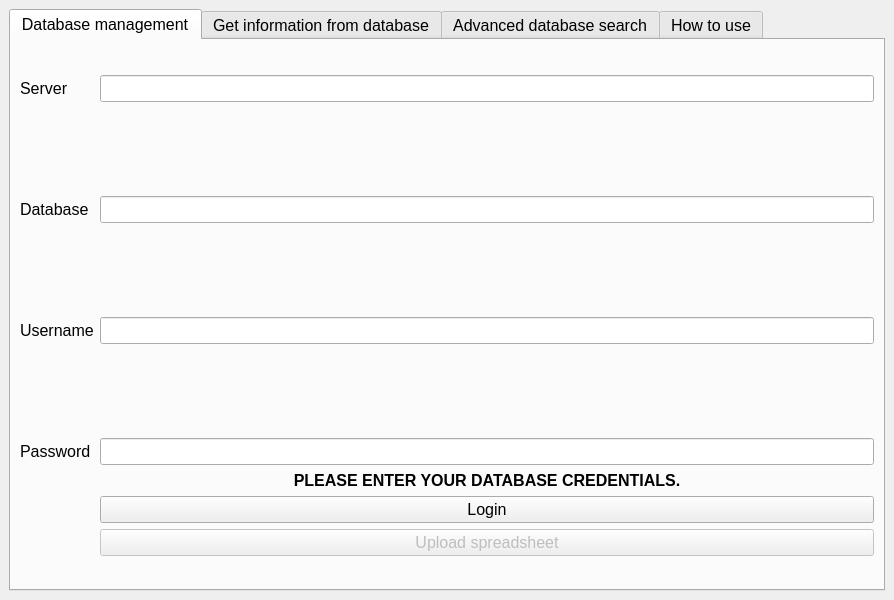
<?xml version="1.0" encoding="UTF-8"?>
<ui version="4.0">
 <class>MainWindow</class>
 <widget class="QMainWindow" name="MainWindow">
  <property name="enabled">
   <bool>true</bool>
  </property>
  <property name="geometry">
   <rect>
    <x>0</x>
    <y>0</y>
    <width>894</width>
    <height>600</height>
   </rect>
  </property>
  <property name="windowTitle">
   <string>Senior Project | Cameron Hickey, 2021</string>
  </property>
  <widget class="QWidget" name="centralwidget">
   <layout class="QGridLayout" name="gridLayout">
    <item row="0" column="1">
     <widget class="QTabWidget" name="tabWidget">
      <property name="enabled">
       <bool>true</bool>
      </property>
      <property name="font">
       <font>
        <pointsize>12</pointsize>
       </font>
      </property>
      <property name="focusPolicy">
       <enum>Qt::TabFocus</enum>
      </property>
      <property name="autoFillBackground">
       <bool>false</bool>
      </property>
      <property name="tabShape">
       <enum>QTabWidget::Rounded</enum>
      </property>
      <property name="currentIndex">
       <number>0</number>
      </property>
      <widget class="QWidget" name="uploadTab">
       <attribute name="title">
        <string>Database management</string>
       </attribute>
       <layout class="QFormLayout" name="formLayout_2">
        <item row="2" column="0" colspan="2">
         <spacer name="horizontalSpacer">
          <property name="orientation">
           <enum>Qt::Horizontal</enum>
          </property>
          <property name="sizeHint" stdset="0">
           <size>
            <width>40</width>
            <height>20</height>
           </size>
          </property>
         </spacer>
        </item>
        <item row="4" column="0">
         <widget class="QLabel" name="serverLabel">
          <property name="font">
           <font>
            <pointsize>12</pointsize>
           </font>
          </property>
          <property name="text">
           <string>Server</string>
          </property>
         </widget>
        </item>
        <item row="4" column="1">
         <widget class="QLineEdit" name="serverField"/>
        </item>
        <item row="5" column="1">
         <spacer name="verticalSpacer_3">
          <property name="orientation">
           <enum>Qt::Vertical</enum>
          </property>
          <property name="sizeHint" stdset="0">
           <size>
            <width>20</width>
            <height>40</height>
           </size>
          </property>
         </spacer>
        </item>
        <item row="6" column="0">
         <widget class="QLabel" name="databaseLabel">
          <property name="text">
           <string>Database</string>
          </property>
         </widget>
        </item>
        <item row="6" column="1">
         <widget class="QLineEdit" name="databaseField"/>
        </item>
        <item row="7" column="1">
         <spacer name="verticalSpacer_2">
          <property name="orientation">
           <enum>Qt::Vertical</enum>
          </property>
          <property name="sizeHint" stdset="0">
           <size>
            <width>20</width>
            <height>40</height>
           </size>
          </property>
         </spacer>
        </item>
        <item row="8" column="0">
         <widget class="QLabel" name="usernameLabel">
          <property name="text">
           <string>Username</string>
          </property>
         </widget>
        </item>
        <item row="8" column="1">
         <widget class="QLineEdit" name="usernameField"/>
        </item>
        <item row="9" column="1">
         <spacer name="verticalSpacer">
          <property name="orientation">
           <enum>Qt::Vertical</enum>
          </property>
          <property name="sizeHint" stdset="0">
           <size>
            <width>20</width>
            <height>40</height>
           </size>
          </property>
         </spacer>
        </item>
        <item row="10" column="0">
         <widget class="QLabel" name="passwordLabel">
          <property name="text">
           <string>Password</string>
          </property>
         </widget>
        </item>
        <item row="10" column="1">
         <widget class="QLineEdit" name="passwordField"/>
        </item>
        <item row="11" column="1">
         <widget class="QLabel" name="loginLabel">
          <property name="enabled">
           <bool>true</bool>
          </property>
          <property name="font">
           <font>
            <pointsize>12</pointsize>
            <weight>75</weight>
            <italic>false</italic>
            <bold>true</bold>
            <underline>false</underline>
           </font>
          </property>
          <property name="text">
           <string>PLEASE ENTER YOUR DATABASE CREDENTIALS.</string>
          </property>
          <property name="alignment">
           <set>Qt::AlignCenter</set>
          </property>
         </widget>
        </item>
        <item row="12" column="1">
         <widget class="QPushButton" name="loginButton">
          <property name="enabled">
           <bool>true</bool>
          </property>
          <property name="font">
           <font>
            <pointsize>12</pointsize>
           </font>
          </property>
          <property name="text">
           <string>Login</string>
          </property>
          <property name="iconSize">
           <size>
            <width>322</width>
            <height>16</height>
           </size>
          </property>
         </widget>
        </item>
        <item row="13" column="1">
         <widget class="QPushButton" name="uploadButton">
          <property name="enabled">
           <bool>false</bool>
          </property>
          <property name="text">
           <string>Upload spreadsheet</string>
          </property>
         </widget>
        </item>
        <item row="15" column="1">
         <widget class="QLabel" name="progressLabel">
          <property name="text">
           <string/>
          </property>
          <property name="alignment">
           <set>Qt::AlignCenter</set>
          </property>
         </widget>
        </item>
       </layout>
      </widget>
      <widget class="QWidget" name="infoTab">
       <attribute name="title">
        <string>Get information from database</string>
       </attribute>
       <layout class="QVBoxLayout" name="verticalLayout_3">
        <item>
         <layout class="QHBoxLayout" name="horizontalLayout">
          <item>
           <widget class="QLabel" name="querySearch">
            <property name="text">
             <string>Search:</string>
            </property>
           </widget>
          </item>
          <item>
           <widget class="QLineEdit" name="queryField">
            <property name="placeholderText">
             <string>Search for a query that is in the list below</string>
            </property>
           </widget>
          </item>
         </layout>
        </item>
        <item>
         <widget class="QPushButton" name="querySelect">
          <property name="enabled">
           <bool>false</bool>
          </property>
          <property name="text">
           <string>Select</string>
          </property>
         </widget>
        </item>
        <item>
         <widget class="QListView" name="queryList">
          <property name="font">
           <font>
            <pointsize>12</pointsize>
           </font>
          </property>
         </widget>
        </item>
        <item>
         <layout class="QVBoxLayout" name="verticalLayout_2"/>
        </item>
       </layout>
      </widget>
      <widget class="QWidget" name="advTab">
       <attribute name="title">
        <string>Advanced database search</string>
       </attribute>
       <layout class="QGridLayout" name="gridLayout_3">
        <item row="1" column="0">
         <widget class="QPushButton" name="advEnter">
          <property name="enabled">
           <bool>false</bool>
          </property>
          <property name="text">
           <string>Enter</string>
          </property>
         </widget>
        </item>
        <item row="2" column="0">
         <widget class="QTextBrowser" name="advBrowser"/>
        </item>
        <item row="0" column="0">
         <widget class="QLineEdit" name="advField">
          <property name="placeholderText">
           <string>Enter an SQL statement here (syntax must be correct)</string>
          </property>
         </widget>
        </item>
       </layout>
      </widget>
      <widget class="QWidget" name="tab">
       <attribute name="title">
        <string>How to use</string>
       </attribute>
       <layout class="QGridLayout" name="gridLayout_4">
        <item row="0" column="0">
         <widget class="QComboBox" name="helpCombo">
          <item>
           <property name="text">
            <string>Intro to the program</string>
           </property>
          </item>
          <item>
           <property name="text">
            <string>HOW TO USE: Database management</string>
           </property>
          </item>
          <item>
           <property name="text">
            <string>HOW TO USE: Get information from database</string>
           </property>
          </item>
          <item>
           <property name="text">
            <string>HOW TO USE: Advanced database search</string>
           </property>
          </item>
          <item>
           <property name="text">
            <string>Questions you may have</string>
           </property>
          </item>
          <item>
           <property name="text">
            <string>Format for Excel files</string>
           </property>
          </item>
          <item>
           <property name="text">
            <string>Database schema</string>
           </property>
          </item>
          <item>
           <property name="text">
            <string>Adding queries</string>
           </property>
          </item>
         </widget>
        </item>
        <item row="1" column="0">
         <widget class="QTextBrowser" name="helpBrowser">
          <property name="html">
           <string>&lt;!DOCTYPE HTML PUBLIC &quot;-//W3C//DTD HTML 4.0//EN&quot; &quot;http://www.w3.org/TR/REC-html40/strict.dtd&quot;&gt;
&lt;html&gt;&lt;head&gt;&lt;meta name=&quot;qrichtext&quot; content=&quot;1&quot; /&gt;&lt;style type=&quot;text/css&quot;&gt;
p, li { white-space: pre-wrap; }
&lt;/style&gt;&lt;/head&gt;&lt;body style=&quot; font-family:'MS Shell Dlg 2'; font-size:12pt; font-weight:400; font-style:normal;&quot;&gt;
&lt;p style=&quot;-qt-paragraph-type:empty; margin-top:12px; margin-bottom:12px; margin-left:0px; margin-right:0px; -qt-block-indent:0; text-indent:0px; font-size:7.875pt;&quot;&gt;&lt;br /&gt;&lt;/p&gt;&lt;/body&gt;&lt;/html&gt;</string>
          </property>
         </widget>
        </item>
       </layout>
      </widget>
     </widget>
    </item>
   </layout>
  </widget>
 </widget>
 <resources/>
 <connections/>
</ui>
